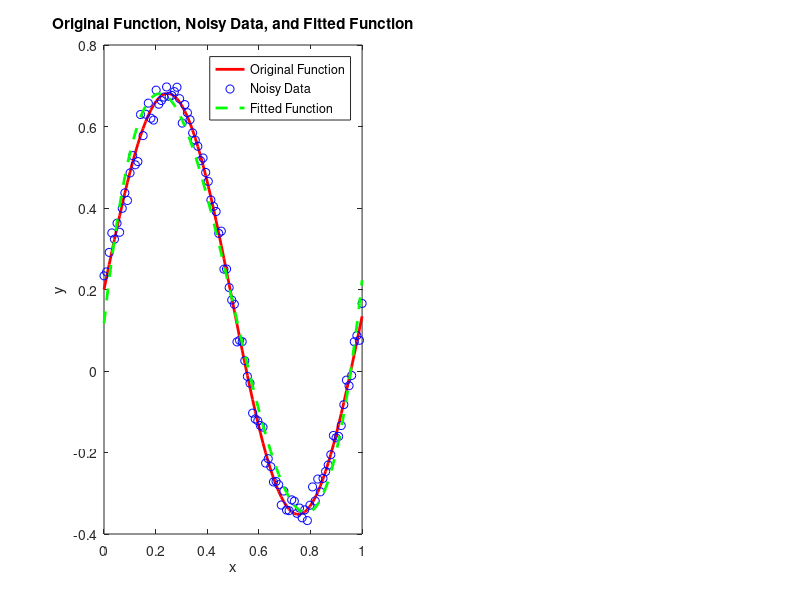

Here is the MATLAB script that generated this plot:
x = linspace(0, 1, 100);
a = 0.5;
b = 0.2;
c = 0.4;
f = @(x) a * sin(2*pi*x) + b * exp(-c*x);

del = 0.02;
y = f(x) + del * randn(size(x));

degree = 3;  
coeffs = polyfit(x, y, degree); 
fprintf('Original function constants: a=%.2f, b=%.2f, c=%.2f\n', a, b, c);
fprintf('Fitted function constants: a=%.2f, b=%.2f, c=%.2f\n', coeffs(4), coeffs(3), coeffs(2));
y_fit = polyval(coeffs, x);

figure;
subplot(1, 2, 1);
plot(x, f(x), 'r', 'LineWidth', 2);
hold on;
plot(x, y, 'bo');
plot(x, y_fit, 'g--', 'LineWidth', 2);
title('Original Function, Noisy Data, and Fitted Function');
legend('Original Function', 'Noisy Data', 'Fitted Function');
xlabel('x');
ylabel('y');
pause;